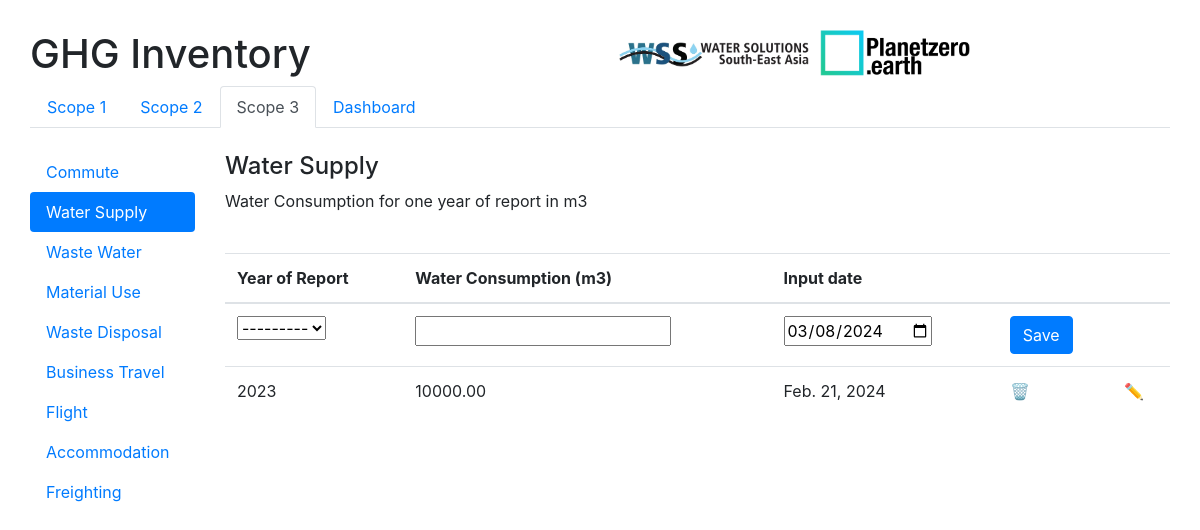
Page /ghg/scope3/water/ on the committed database.
### ghg_inventory/models.py (models this page shows)
class Water(models.Model):
    inventory_year = models.ForeignKey(Inventory_Year, on_delete=models.CASCADE)
    consumption = models.DecimalField(max_digits=10, decimal_places=2)
    date = models.DateField()
    emission = models.FloatField()

class Inventory_Year(models.Model):
    year_choices = [(year, year) for year in range(2023, 2030)]
    year = models.IntegerField(choices=year_choices)
    def __str__(self):
        return str(self.year)

### ghg_inventory/views.py (the view, shortened to what this page needs)
# urls.py: path('scope3/water/', views.water, name='water'),
def water(request):
    water = Water_Form(prefix='water')
    waters = Water.objects.all()
    context_water = {'water': water, 'waters': waters}
    return render(request, 'ghg_inventory/scope3_water.html', context_water)

### ghg_inventory/forms.py
class Water_Form(forms.ModelForm):
    class Meta:
        model = Water
        fields = ['inventory_year', 'consumption', 'date']
        widgets = {
            'date': forms.DateInput(attrs={'type': 'date', 'value': timezone.now().date()}),
        }

### ghg_inventory/templates/ghg_inventory/scope3_water.html (shortened to what this page needs)
{% extends 'ghg_inventory/base_scope3.html' %}
{% block content %}
    <div class="row">
        <div class="col-2">
            <ul class="nav nav-pills flex-column">
                <li class="nav-item">
                    <a class="nav-link " href="{% url 'commute' %}">Commute</a>
                </li>
                <li class="nav-item">
                    <a class="nav-link active"  href="{% url 'water' %}">Water Supply</a>
                </li>
                <li class="nav-item">
                    <a class="nav-link" href="{% url 'wastewater' %}">Waste Water</a>
                </li>
                <li class="nav-item">
                    <a class="nav-link "  href="{% url 'material' %}">Material Use</a>
                </li>
                <li class="nav-item">
                    <a class="nav-link "  href="{% url 'disposal' %}">Waste Disposal</a>
                </li>
                <li class="nav-item">
                    <a class="nav-link "  href="{% url 'travel' %}">Business Travel</a>
                </li>
                <li class="nav-item">
                    <a class="nav-link "  href="{% url 'flight' %}"> Flight </a>
                </li>
                <li class="nav-item">
                    <a class="nav-link "  href="{% url 'accommodation' %}">Accommodation</a>
                </li>
                <li class="nav-item">
                    <a class="nav-link "  href="{% url 'freighting' %}">Freighting</a>
                </li>
            </ul>
        </div>
        <div class="col">
            <h4> Water Supply</h4>
            <p> Water Consumption for one year of report in m3 </p>
            <br>
            <form method="post">
            <table class="table table-hover">
                <thead>
                    <tr>
                        <th>Year of Report</th>
                        <th>Water Consumption (m3)</th>
                        <th>Input date</th>
                        <th></th>
                        <th></th>
                    </tr>
                </thead>
                <tbody>
                    <tr>
                        <td> {{ water.inventory_year }} </td>
                        <td>{{ water.consumption}}</td>
                        <td>{{ water.date}}</td>
                        <td><button type="submit" class="btn btn-primary">Save</button></td>
                        <td></td>
                    </tr>
                        {% for item in waters%}
                            <tr>
                                <td>{{ item.inventory_year }}</td>
                                <td>{{ item.consumption}}</td>
                                <td>{{ item.date}}</td>
                                <td><a href="{% url 'water_delete' item.id %}">🗑️</a></td>
                                <td><a href="{% url 'water_update' item.id %}">✏️</a></td>
                            </tr>
                        {% endfor %}
                </tbody>
            </table>
            </form>
        </div>
    </div>
{% endblock %}

### rows in the picture
Water: inventory_year "2023", consumption "10000.00", date "Feb. 21, 2024"
